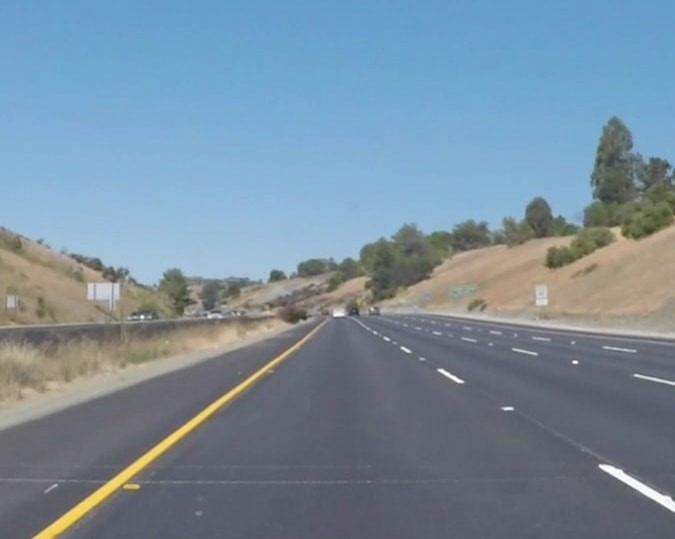
#> input picture test/3/main.jpg, 675 x 539 px
$ python stitchImage.py
#> lines starting #> are read from the running program, lines starting #| are printed output that depends on the picture
### stitcher.py
import cv2
import numpy as np
import matplotlib.pyplot as plt
import imageio
def find_key_points(main_photo_gray,query_photo_gray,printMode):
        descriptor = cv2.SIFT_create()
        keypoints_main_img, features_main_img = descriptor.detectAndCompute(main_photo_gray, None)
        keypoints_query_img, features_query_img = descriptor.detectAndCompute(query_photo_gray, None)
        if(printMode):
                print("Query Image Number of KeyPoints",len(keypoints_query_img))
                print("Query Image Shape of Features:",features_query_img.shape)
                """
                for keypoint in keypoints_query_img:
                        x,y = keypoint.pt
                        size = keypoint.size
                        orientation = keypoint.angle
                        response = keypoint.response
                        octave = keypoint.octave
                        class_id = keypoint.class_id
                        print("X:",x," Y:",y)
                        print("Size",size)
                        print("Angle:",orientation)
                        print("response:",response)
                        print("octave:",octave)
                        print("class_id:",class_id)
                """
                # keypoints and features detected on both images

                fig, (ax1,ax2) = plt.subplots(nrows=1, ncols=2, figsize=(15,8), constrained_layout=False)
                plt.title("Sift Features")
                ax1.imshow(cv2.drawKeypoints(main_photo_gray, keypoints_main_img, None, color=(0,255,0)))
                ax1.set_xlabel("(Main Photo)")

                ax2.imshow(cv2.drawKeypoints(query_photo_gray,keypoints_query_img,None,color=(0,255,0)))
                ax2.set_xlabel("(Query Photo)")

                plt.savefig("OUT/Sift_features.jpeg")
        return (keypoints_main_img, features_main_img ,keypoints_query_img, features_query_img)

# [7 lines left out: function matching_keys_BF, not called in this run]

def matching_keys_KNN(features_main_img, features_query_img, ratio,printMode):
        bf = cv2.BFMatcher(cv2.NORM_L2, crossCheck=False)
        rawMatches = bf.knnMatch(features_main_img, features_query_img, k=2)
        if(printMode):
                print("Raw matches (KNN):", len(rawMatches))
        matches = []

        for m,n in rawMatches:
            if m.distance < n.distance * ratio:
                matches.append(m)
        return matches

def match_features(main_photo,keypoints_main_img,features_main_img,query_photo,keypoints_query_img,features_query_img,mode,printMode):
        if(printMode):
                print(mode,"matched features Lines")

        fig = plt.figure(figsize=(20,8))

        if mode == 'bf':
                matches = matching_keys_BF(features_main_img, features_query_img,printMode=printMode)
                mapped_features_image = cv2.drawMatches(main_photo,keypoints_main_img,query_photo,keypoints_query_img,matches[:100],None,flags=cv2.DrawMatchesFlags_NOT_DRAW_SINGLE_POINTS)

        elif mode == 'knn':
                matches = matching_keys_KNN(features_main_img, features_query_img, ratio=0.75,printMode=printMode)
                mapped_features_image = cv2.drawMatches(main_photo, keypoints_main_img, query_photo, keypoints_query_img, np.random.choice(matches,100),None,flags=cv2.DrawMatchesFlags_NOT_DRAW_SINGLE_POINTS)

        if(printMode):
                plt.title("Mapped Features with {}".format(mode))
                plt.imshow(mapped_features_image)
                plt.axis('off')
                plt.savefig( "OUT/"+mode + "_matching.jpeg")
        return matches

def homography_stitching(keypoints_main_img, keypoints_query_img, matches, reprojThresh):

        keypoints_main_img = np.float32([kp.pt for kp in keypoints_main_img])
        keypoints_query_img = np.float32([kp.pt for kp in keypoints_query_img])

        if len(matches) > 4:
            points_main = np.float32([keypoints_main_img[m.queryIdx] for m in matches])
            points_query = np.float32([keypoints_query_img[m.trainIdx] for m in matches])
            (H, status) = cv2.findHomography(points_main, points_query, cv2.RANSAC, reprojThresh)

            return (matches, H, status)
        else:
            return None

class StitchWithSift:

    def __init__(self,mode=1) :
        self.matchMode='bf'
        self.mode=mode

    def stitch(self,main_photo,query_photo,matchMode='bf'):
        self.matchMode=matchMode
        self.main_photo = cv2.cvtColor(main_photo,cv2.COLOR_BGR2RGB)
        self.main_photo_gray = cv2.cvtColor( self.main_photo, cv2.COLOR_RGB2GRAY)
        self.query_photo = cv2.cvtColor(query_photo,cv2.COLOR_BGR2RGB)
        self.query_photo_gray = cv2.cvtColor(self.query_photo , cv2.COLOR_RGB2GRAY)

        keypoints_main_img, features_main_img ,keypoints_query_img, features_query_img = find_key_points(self.main_photo_gray,self.query_photo_gray,printMode=self.mode)
        features_matchings=match_features( self.main_photo,keypoints_main_img,features_main_img,self.query_photo,keypoints_query_img,features_query_img,matchMode,printMode=self.mode)

        M = homography_stitching(keypoints_main_img, keypoints_query_img, features_matchings, reprojThresh=4)

        if M is None:
            print("Error!")

        (matches, Homography_Matrix, status) = M
        if(self.mode):
                print("Homography_Matrix:\n",Homography_Matrix)

        width = self.query_photo.shape[1] + self.main_photo.shape[1]
        height = min(self.query_photo.shape[0], self.main_photo.shape[0])
        if(self.mode):
                print("Width :", width, "\nHeight :",height )

        result = cv2.warpPerspective(self.main_photo, Homography_Matrix,  (width, height))

        result[0:height, 0:self.query_photo.shape[1]] = self.query_photo[0:height,:]
        result = cv2.cvtColor(result,cv2.COLOR_RGB2BGR)
        if(self.mode):
                cv2.imwrite("OUT/result_without_trim.jpg",result)

        return result

### stitchImage.py
import cv2
import stitcher
import numpy as np

def trim(frame):

    if not np.sum(frame[0]):
        return trim(frame[1:])

    elif not np.sum(frame[-1]):
        return trim(frame[:-2])

    elif not np.sum(frame[:,0]):
        return trim(frame[:,1:])

    elif not np.sum(frame[:,-1]):
        return trim(frame[:,:-2])
    return frame

feature_to_match = 'knn'

main_photo = cv2.imread('test/3/main.jpg')
#> main_photo is the input picture: shape (539, 675, 3); mean B, G, R 157.1, 140.8, 120.5
query_photo = cv2.imread('test/3/left.jpg')
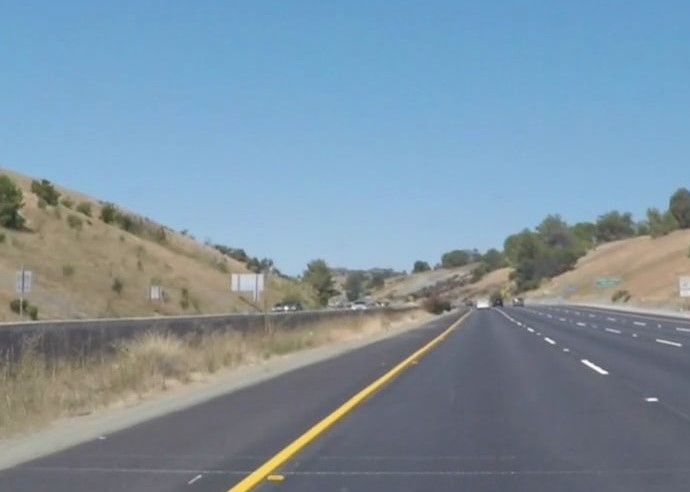
#> input picture test/3/left.jpg, 690 x 492 px
#> query_photo is the input picture: shape (492, 690, 3); mean B, G, R 160.8, 145.7, 125
query2_photo = cv2.imread('test/3/right.jpg')
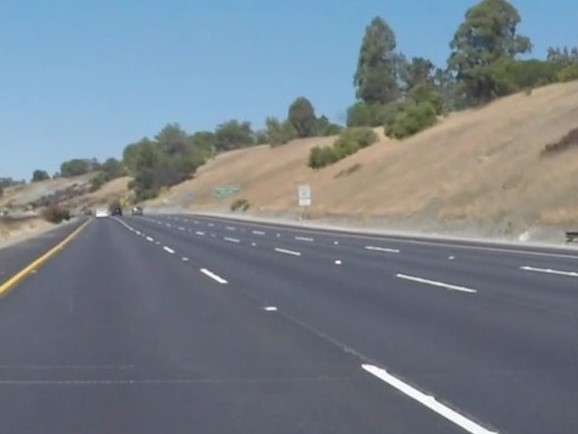
#> input picture test/3/right.jpg, 578 x 434 px
#> query2_photo is the input picture: shape (434, 578, 3); mean B, G, R 138.2, 129.1, 119.2


s = stitcher.StitchWithSift(1)
stitched_image = s.stitch(main_photo,query_photo,feature_to_match)
#> in find_key_points, `keypoints_main_img, features_main_img = descriptor.detectAndCompute(ma..`: keypoints_main_img = 631 keypoints; strongest (x, y, size): (575, 362, 2.8), (142, 317, 2.5), (604, 467, 5.2), (441, 371, 3.4)
#> in find_key_points, `keypoints_query_img, features_query_img = descriptor.detectAndCompute(..`: keypoints_query_img = 575 keypoints; strongest (x, y, size): (286, 308, 2.5), (585, 362, 3.4), (552, 342, 2.7), (547, 339, 2.5)
#| Query Image Number of KeyPoints 575
#| Query Image Shape of Features: (575, 128)
#> in matching_keys_KNN, `rawMatches = bf.knnMatch(features_main_img, features_query_img, k=2)`: rawMatches = 631 matches
#| Raw matches (KNN): 631
#> after the loop in matching_keys_KNN, `for m,n in rawMatches:`: matches = 421 matches
#> in match_features, `mapped_features_image = cv2.drawMatches(main_photo, keypoints_main_img..`:
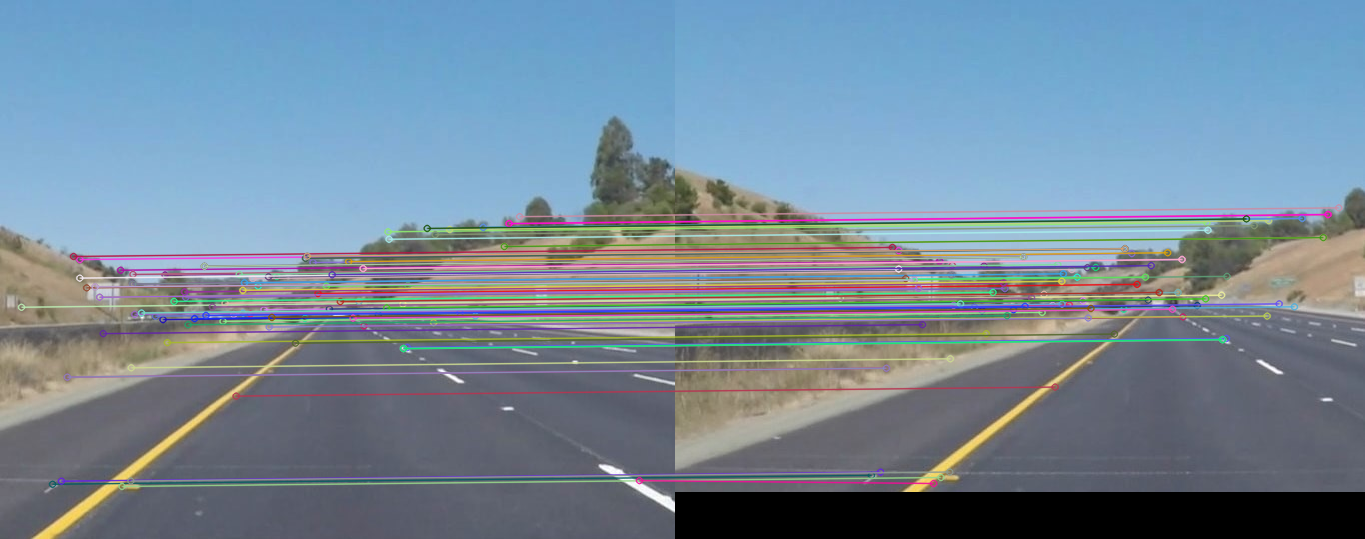
#> mapped_features_image: shape (539, 1365, 3); mean R, G, B 117.2, 136.4, 152.7
#> in homography_stitching, `keypoints_main_img = np.float32([kp.pt for kp in keypoints_main_img])`: keypoints_main_img = 631 pairs, first value 2.73 to 670.8, second value 121.8 to 534.4
#> in homography_stitching, `keypoints_query_img = np.float32([kp.pt for kp in keypoints_query_img])`: keypoints_query_img = 575 pairs, first value 4.1 to 687.1, second value 169.4 to 483
#> in homography_stitching, `points_main = np.float32([keypoints_main_img[m.queryIdx] for m in matc..`: points_main = 421 pairs, first value 8.38 to 639, second value 216.2 to 521.7
#> in homography_stitching, `points_query = np.float32([keypoints_query_img[m.trainIdx] for m in ma..`: points_query = 421 pairs, first value 152.5 to 678.7, second value 207.4 to 483
#> in homography_stitching, `(H, status) = cv2.findHomography(points_main, points_query, cv2.RANSAC..`: H = [[1, 0.000141, 144], [-6.69e-05, 1, -8.91], [-5.69e-08, 1.1e-07, 1]]; status = 421 values, max 1 at index 0, min 0 at index 36, mean 0.955
#> in stitch, `M = homography_stitching(keypoints_main_img, keypoints_query_img, feat..`: M = 3 matches
#> in stitch, `(matches, Homography_Matrix, status) = M`: matches = 421 matches; Homography_Matrix has the same summary as H in homography_stitching
#| Homography_Matrix:
#|  [[ 9.99987819e-01  1.40745035e-04  1.43966467e+02]
#|  [-6.69378521e-05  9.99860282e-01 -8.90948496e+00]
#|  [-5.69037443e-08  1.09935955e-07  1.00000000e+00]]
#| Width : 1365
#| Height : 492
result = s.stitch(query2_photo,stitched_image,feature_to_match)
#> call 2 of stitch, with matchMode = 'knn'
#> in stitch (call 2), `self.query_photo_gray = cv2.cvtColor(self.query_photo , cv2.COLOR_RGB2..`:
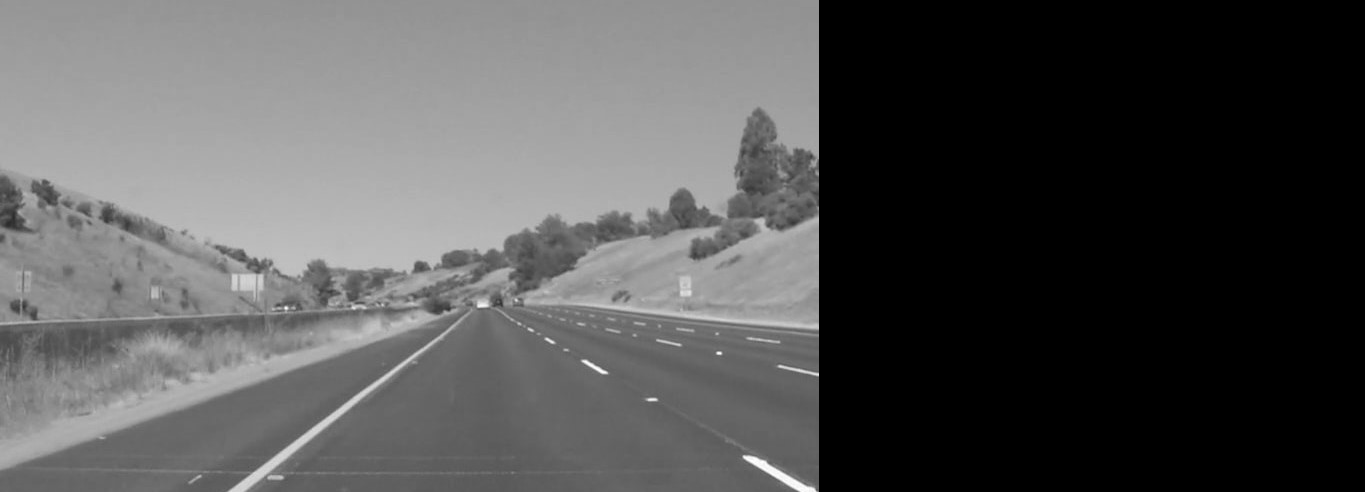
#> self.query_photo_gray: shape (492, 1365); min 0, max 255, mean 83.8
#> in find_key_points (call 2), `keypoints_main_img, features_main_img = descriptor.detectAndCompute(ma..`: keypoints_main_img = 546 keypoints; strongest (x, y, size): (338, 262, 2.7), (367, 367, 5.1), (204, 271, 3.4), (102, 212, 7.4)
#> in find_key_points (call 2), `keypoints_query_img, features_query_img = descriptor.detectAndCompute(..`: keypoints_query_img = 725 keypoints; strongest (x, y, size): (719, 353, 2.8), (286, 308, 2.5), (761, 464, 8.2), (748, 458, 5.2)
#| Query Image Number of KeyPoints 725
#| Query Image Shape of Features: (725, 128)
#> in stitch (call 2), `keypoints_main_img, features_main_img ,keypoints_query_img, features_q..`:
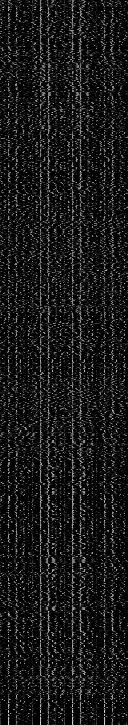
#> features_query_img: shape (725, 128) float32; min 0, max 214, mean 24.3
#> call 2 of match_features, with mode = 'knn', printMode = 1
#> in matching_keys_KNN (call 2), `rawMatches = bf.knnMatch(features_main_img, features_query_img, k=2)`: rawMatches = 546 matches
#| Raw matches (KNN): 546
#> after the loop in matching_keys_KNN (call 2), `for m,n in rawMatches:`: matches = 327 matches
#> in match_features (call 2), `mapped_features_image = cv2.drawMatches(main_photo, keypoints_main_img..`:
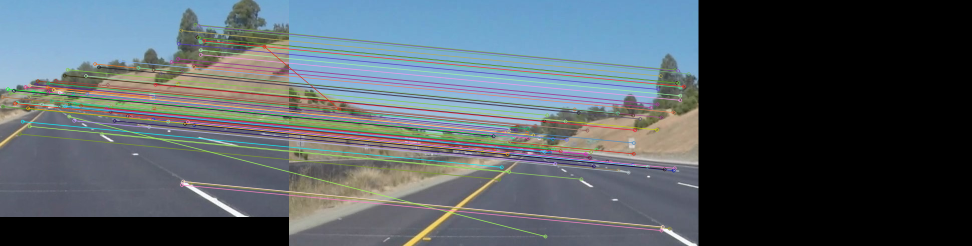
#> mapped_features_image: shape (492, 1943, 3) (shown at 1/2 size); mean R, G, B 83.6, 93.4, 100.2
#> in stitch (call 2), `(matches, Homography_Matrix, status) = M`: Homography_Matrix = [[1, -0.000767, 381.1], [-0.000111, 0.999, 91.1], [4.4e-09, -8.5e-07, 1]]; status = 327 values, max 1 at index 0, min 0 at index 121, mean 0.972
#| Homography_Matrix:
#|  [[ 9.99867557e-01 -7.66593125e-04  3.81073197e+02]
#|  [-1.10614789e-04  9.99393457e-01  9.10964089e+01]
#|  [ 4.39740346e-09 -8.49717560e-07  1.00000000e+00]]
#| Width : 1943
#| Height : 434
#> in trim (call 40), `return trim(frame[:,:-2])`:
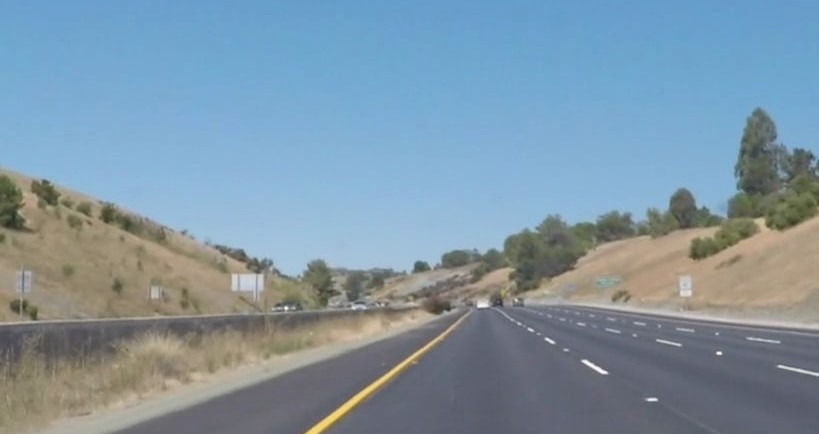
#> returned value: shape (434, 819, 3); mean of channels 0, 1, 2 164.5, 149.1, 126.7; drawn as B, G, R

result=trim(result)#trim black borders

cv2.imshow("Result", result)
cv2.waitKey(0)
cv2.imwrite("OUT/FinaL_result.jpg",result)
